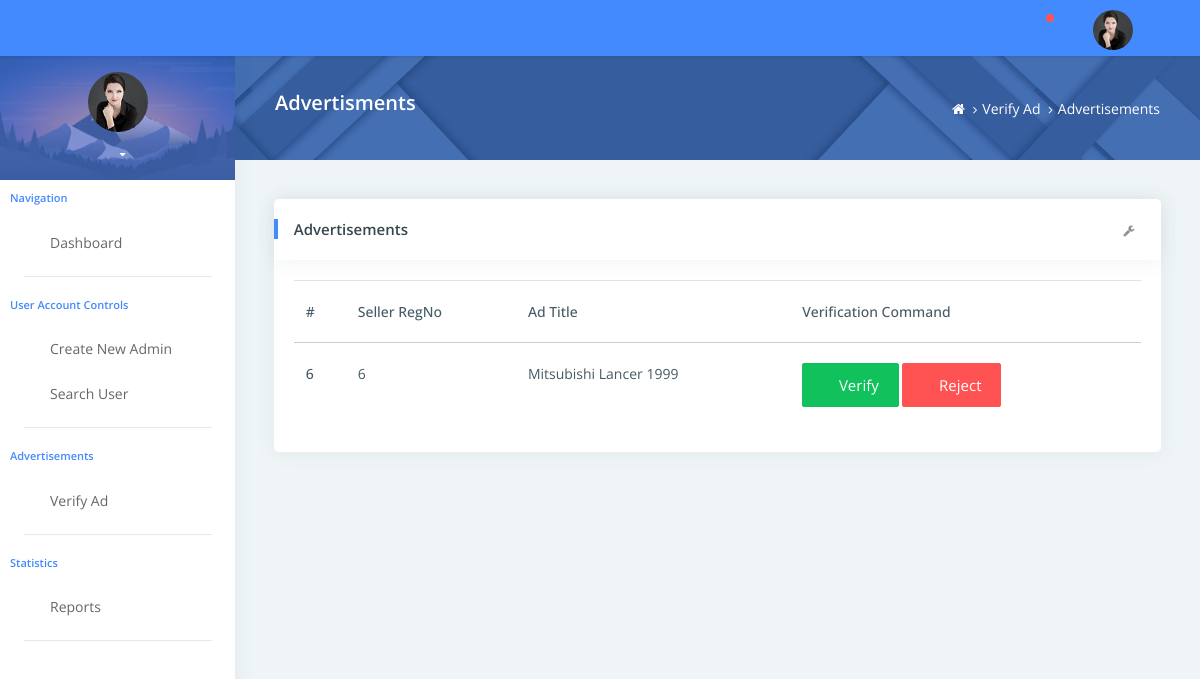
/admin-dash/adstat.php, run on the app's committed database.
### tables this page shows
CREATE TABLE `advert` (
  `id` int(6) UNSIGNED NOT NULL,
  `title` varchar(30) NOT NULL,
  `vcondition` varchar(30) NOT NULL,
  `type` varchar(10) NOT NULL,
  `brand` varchar(10) NOT NULL,
  `price` int(11) NOT NULL,
  `sellerid` int(50) DEFAULT NULL,
  `postdate` timestamp NOT NULL DEFAULT current_timestamp() ON UPDATE current_timestamp(),
  `oldpr` int(11) NOT NULL,
  `status` char(1) DEFAULT NULL,
  `descr` varchar(255) DEFAULT NULL,
  `mileage` int(7) DEFAULT NULL,
  `ntf` int(1) DEFAULT NULL,
  `clk` int(11) DEFAULT NULL,
  `complete` int(1) DEFAULT NULL
);

### admin-dash/assets/php/Dblog.php (called while the page is built, shortened)
<?php
class Dblog {
    protected function conn(){
        $this->servername = "localhost";
        $this->username = "root";
        $this->password = "";
        $this->dbname = "carrodio";
        $con = new mysqli($this->servername, $this->username, $this->password, $this->dbname );
        return $con;
    }
}

### admin-dash/assets/php/verAdDet.php (called while the page is built)
<?php
class verAdDet extends Dblog {
    function getAdvertDetails(){
        $sql = "SELECT id, title, sellerid FROM advert WHERE status='p'";
        $result = $this->conn()->query($sql);
        while ($row = $result->fetch_assoc()) {
            $data1[] = $row;
        }
        return $data1;
    }
}

### admin-dash/assets/php/verifyAd.php (the view)
<?php
include_once ('Dblog.php');
include_once ('verAdDet.php');
$ad = new verAdDet();
$res = $ad->getAdvertDetails();
foreach ($res as $row){
echo
    '<tr>
<th scope="row">'.$row['id'].'</th>
<td>'.$row['sellerid'].'</td>
<td>'.$row['title'].'</td>
<td><button class="btn waves-effect waves-light btn-success" name="verify" value="'.$row['id'].'"><i class="icofont icofont-check-circled" ></i>Verify</button>
<button class="btn waves-effect waves-light btn-danger" name="reject" value="'.$row['id'].'"><i class="icofont icofont-eye-alt"></i>Reject</button></td>
</tr>';
    }

### data on the page
advert: id "6", sellerid "6", title "Mitsubishi Lancer 1999"
